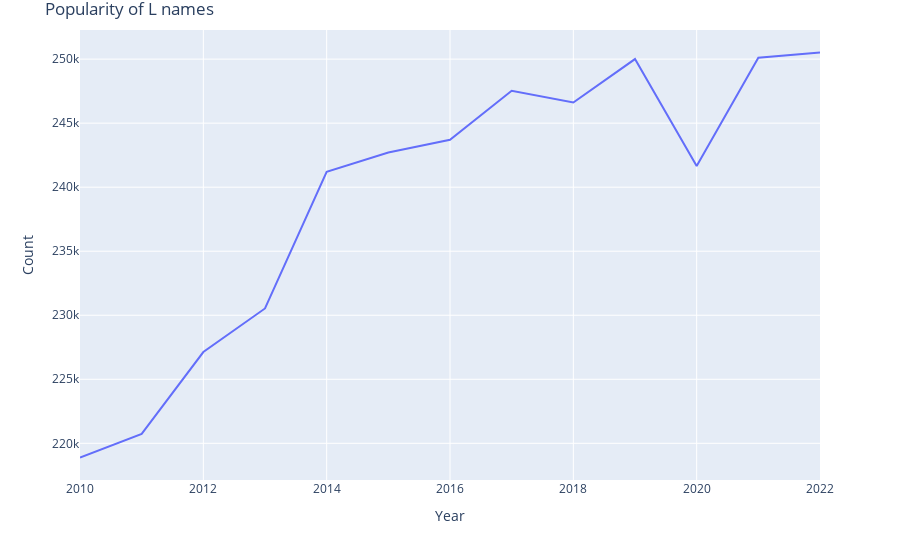

The cell this chart's notebook holds for it:
### Code cell
fig = px.line(letter_counts.loc[letter_counts['First'] == 'L'],
              x='Year',
              y='Count',
              title='Popularity of L names')
fig.update_layout(margin=dict(t=30))

### Figure 1 — Plotly figure (JSON) as saved in the notebook; plotly's stock layout.template omitted (floating-point values rounded to 4 significant figures)
{"data": [{"hovertemplate": "Year=%{x}<br>Count=%{y}<extra></extra>", "legendgroup": "", "line": {"color": "#636efa", "dash": "solid"}, "marker": {"symbol": "circle"}, "mode": "lines", "name": "", "orientation": "v", "showlegend": false, "type": "scatter", "x": [2010, 2011, 2012, 2013, 2014, 2015, 2016, 2017, 2018, 2019, 2020, 2021, 2022], "xaxis": "x", "y": [218893, 220737, 227128, 230532, 241202, 242705, 243703, 247535, 246609, 250005, 241655, 250104, 250518], "yaxis": "y"}], "layout": {"legend": {"tracegroupgap": 0}, "margin": {"t": 30}, "title": {"text": "Popularity of L names"}, "xaxis": {"anchor": "y", "domain": [0, 1], "title": {"text": "Year"}}, "yaxis": {"anchor": "x", "domain": [0, 1], "title": {"text": "Count"}}}}
